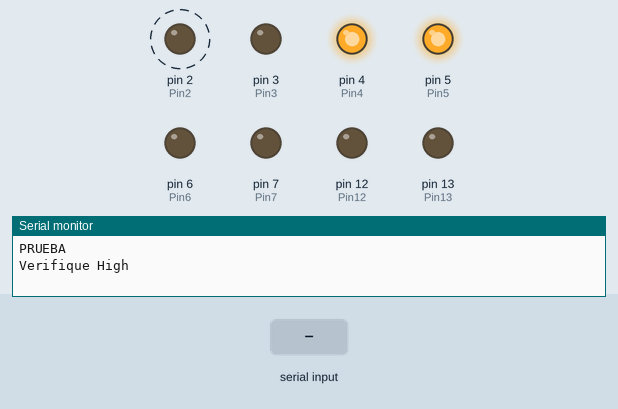
The sketch below on a simulated Arduino Uno, built with avr-gcc and run on an emulated ATmega328P. On the bench: output pins drawn as LEDs (lit = HIGH), the last lines printed to the serial monitor. Dashed ring = blinking. Inputs (shaded band) come from the test bench.

Above: at 2.0 s.
2.1 s: "a" received over Serial
At 3.8 s:
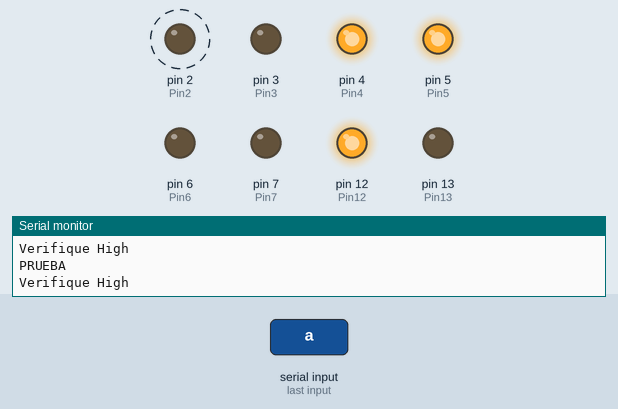
5.1 s: "c" received over Serial
At 7.8 s:
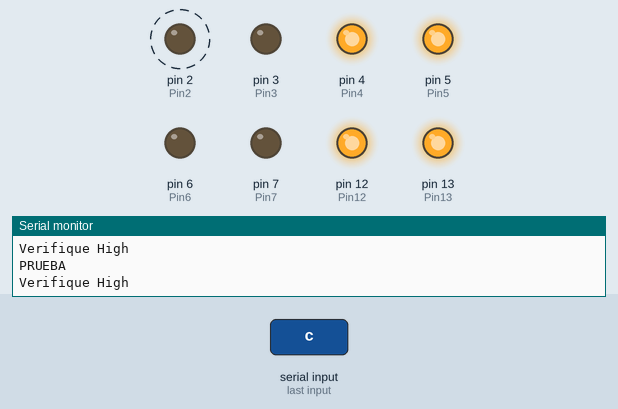
8.1 s: "b" received over Serial
At 9.6 s:
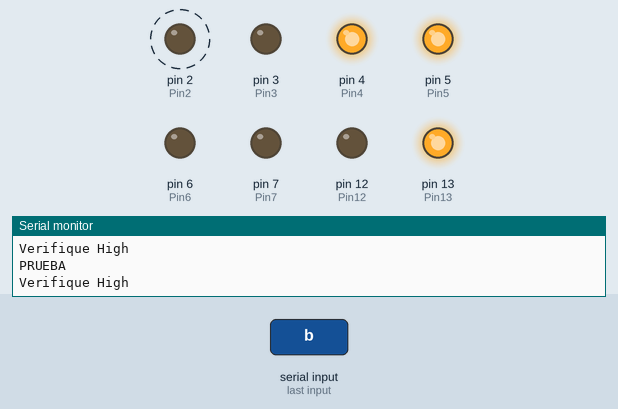
11.1 s: "d" received over Serial
At 14.9 s:
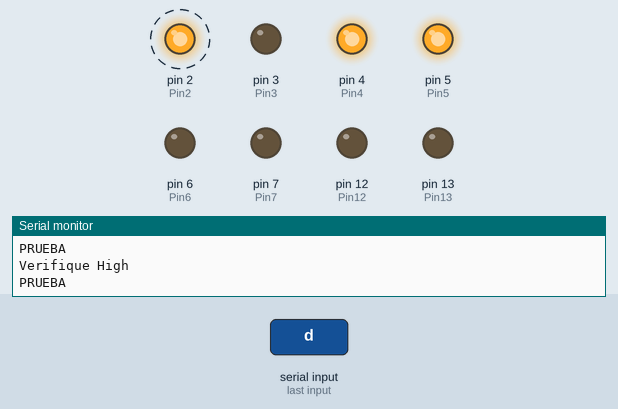
Timing chart, 0 to 15.1 s (numbered marks = the images above; inputs shaded):
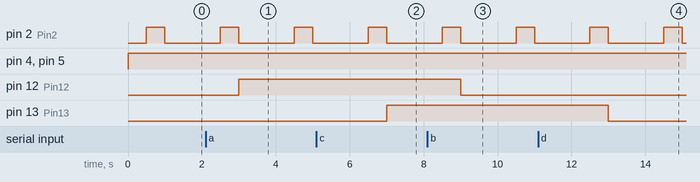

Measured:
- after the input at 2.1 s, pin 12 (Pin12): LOW → HIGH after 0.90 s
- after the input at 5.1 s, pin 13 (Pin13): LOW → HIGH after 1.9 s
- after the input at 8.1 s, pin 12 (Pin12): HIGH → LOW after 0.90 s
- after the input at 11.1 s, pin 13 (Pin13): HIGH → LOW after 1.9 s
- by itself, pin 2 (Pin2): alternates HIGH for 0.50 s and LOW for 1.5 s

The sketch:

EjemploBluetooth_copy_20241024122545.ino
```cpp
#define Pin12 12
#define Pin13 13
#define Pin1 1
#define Pin2 2
#define Pin3 3
#define Pin4 4
#define Pin5 5
#define Pin6 6
#define Pin7 7
char caracter;

void setup() {
Serial.begin(9600);
pinMode(Pin12, OUTPUT);
pinMode(Pin13, OUTPUT);
pinMode(Pin1, OUTPUT);
pinMode(Pin2, OUTPUT);
pinMode(Pin3, OUTPUT);
pinMode(Pin4, OUTPUT);
pinMode(Pin5, OUTPUT);
pinMode(Pin6, OUTPUT);
pinMode(Pin7, OUTPUT);
}

void loop() {
  Serial.println("PRUEBA");
int contador = 1;
if(contador < 2){
  digitalWrite(Pin4, HIGH);
  digitalWrite(Pin5, HIGH);
  delay(500);
  digitalWrite(Pin2, HIGH);
  delay(500);
  digitalWrite(Pin2, LOW);
  Serial.println("Verifique High");
}
if(Serial.available()) {
caracter = Serial.read();

if(caracter == 'a'){ digitalWrite(Pin12, HIGH);}
if(caracter == 'b'){ digitalWrite(Pin12, LOW);}
if(caracter == 'c'){ digitalWrite(Pin13, HIGH);}
if(caracter == 'd'){ digitalWrite(Pin13, LOW);}
}
contador += 1;
delay(1000);

}
```
